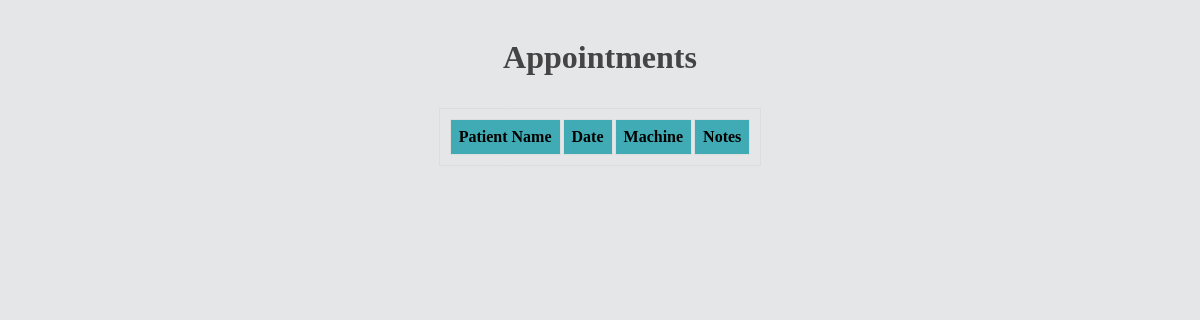
The app's page /appointments?patient_id=12, older data.
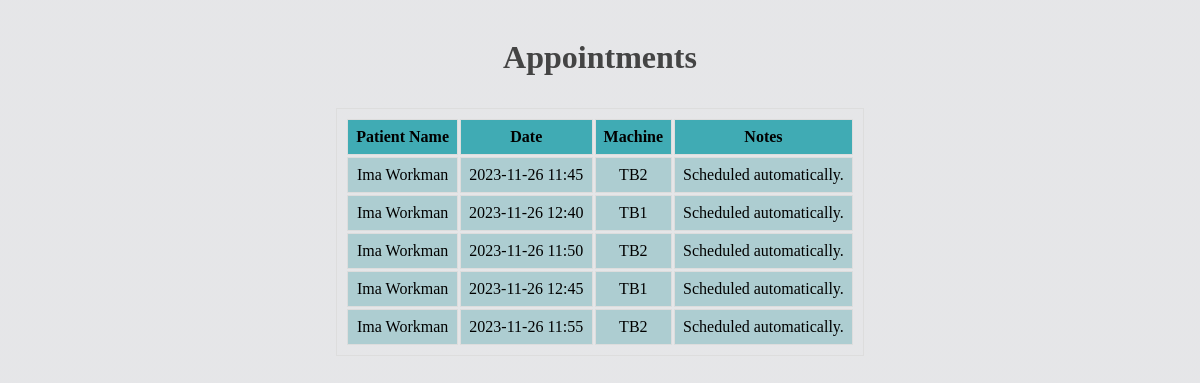
The same page, newer data.
### app.py (models this page shows)
class Appointment(db.Model):
    id = db.Column(db.Integer, primary_key=True)
    date = db.Column(db.DateTime, nullable=False)
    linear_accelerator_id = db.Column(db.Integer, db.ForeignKey('linear_accelerator.id'), nullable=False)
    patient_id = db.Column(db.Integer, db.ForeignKey('patient.id'), nullable=False)
    notes = db.Column(db.Text)
    patient = db.relationship('Patient', backref=db.backref('appointments', lazy=True))

class Patient(db.Model):
    id = db.Column(db.Integer, primary_key=True)
    name = db.Column(db.String(100), nullable=False)
    organ_type = db.Column(db.String(50), nullable=False)
    weight = db.Column(db.Float, nullable=False)
    number_of_fractions = db.Column(db.Integer, nullable=False)
    patient_type = db.Column(db.String(20), nullable=False)  # 'indoor' or 'outdoor'
    treatment_duration = db.Column(db.Integer, nullable=False)  # Duration in minutes

class LinearAccelerator(db.Model):
    id = db.Column(db.Integer, primary_key=True)
    name = db.Column(db.String(100), nullable=False)
    type = db.Column(db.String(50))  # e.g., TrueBeam, VitalBeam, etc.
    characteristics = db.Column(db.Text)  # Additional details about the machine
    appointments = db.relationship('Appointment', backref='linear_accelerator', lazy=True)
    is_active = db.Column(db.Boolean, default=True)  # Machine on/off state
    operation_start_time = db.Column(db.Time)  # Operation start time
    operation_end_time = db.Column(db.Time)  # Operation end time
    pause_start_time = db.Column(db.DateTime)  # Pause start time
    pause_end_time = db.Column(db.DateTime)  # Pause end time

### app.py (the view)
@app.route('/appointments')
def appointments():
    patient_id = request.args.get('patient_id')
    if patient_id:
        all_appointments = Appointment.query.filter_by(patient_id=patient_id).all()
    else:
        all_appointments = Appointment.query.all()
    for appointment in all_appointments:
        print(f"Appointment ID: {appointment.id}, Machine Name: {appointment.linear_accelerator.name if appointment.linear_accelerator else 'No machine'}")
    return render_template('appointments.html', appointments=all_appointments)

### templates/appointments.html (shortened to what this page needs)
<!DOCTYPE html>
<html lang="en">
<head>
    <link rel="stylesheet" href="{{ url_for('static', filename='appointments.css') }}">
</head>
<body>
    <h1>Appointments</h1>
    <table>
        <thead>
            <tr>
                <th>Patient Name</th>
                <th>Date</th>
                <th>Machine</th>
                <th>Notes</th>
            </tr>
        </thead>
        <tbody>
            {% for appointment in appointments %}
            <tr>
                <td>{{ appointment.patient.name }}</td>
                <td>{{ appointment.date.strftime('%Y-%m-%d %H:%M') }}</td>
                <td>{{ appointment.linear_accelerator.name }}</td>
                <td>{{ appointment.notes }}</td>
            </tr>
            {% endfor %}
        </tbody>
    </table>
</body>
</html>

### static/appointments.css (style rules this page uses)
th { background-color: rgba(43, 164, 173, 0.882); }
body { display: flex; flex-direction: column; justify-content: center; align-items: center; background-image: linear-gradient(rgba(4, 9, 30, 0.1), rgba(4, 9, 30, 0.1)), url('https://iuxit.com.au/wp-content/uploads/2023/11/WhatsApp-Image-2023-11-26-at-4.08.50-AM.jpeg'); background-position: center; background-size: cover; background-attachment: fixed; }
td { background-color: rgba(163, 201, 204, 0.844); border: 1px solid #ddd; text-align: center; padding: 8px; }
h1 { color: #444; text-align: center; padding: 10px; }
table { border: 1px solid #ddd; text-align: center; padding: 8px; }
th { background-color: rgba(43, 164, 173, 0.882); border: 1px solid #ddd; text-align: center; padding: 8px; }

Row changes from the older to the newer data that the page shows:
added Appointment: patient.name "Ima Workman", date "2023-11-26 11:45", linear_accelerator.name "TB2", notes "Scheduled automatically."
added Appointment: patient.name "Ima Workman", date "2023-11-26 12:40", linear_accelerator.name "TB1", notes "Scheduled automatically."
added Appointment: patient.name "Ima Workman", date "2023-11-26 11:50", linear_accelerator.name "TB2", notes "Scheduled automatically."
added Appointment: patient.name "Ima Workman", date "2023-11-26 12:45", linear_accelerator.name "TB1", notes "Scheduled automatically."
added Appointment: patient.name "Ima Workman", date "2023-11-26 11:55", linear_accelerator.name "TB2", notes "Scheduled automatically."
